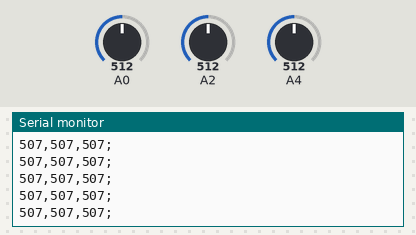
The sketch below on a simulated Arduino Uno, built with avr-gcc and run on an emulated ATmega328P. Parts: the last lines printed to the serial monitor. The inputs (shaded band) are chosen by the test bench; at power-on: A0 = 512, A2 = 512, A4 = 512.

Above: at 1.2 s.
1.3 s: A0 set to 716
At 1.8 s:
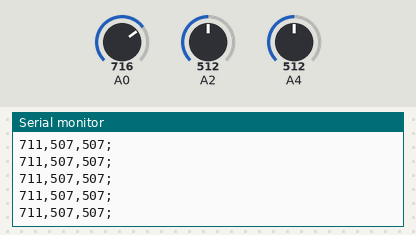
4.3 s: A2 set to 716
At 4.8 s:
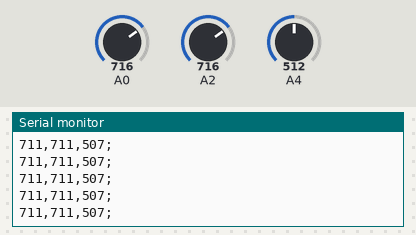
5.8 s: A4 set to 716
At 6.5 s:
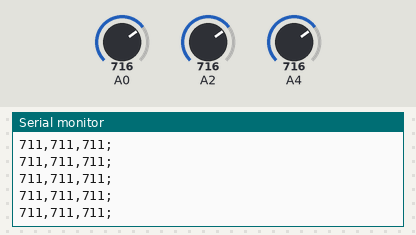
7.3 s: A0 set to 900
At 7.8 s:
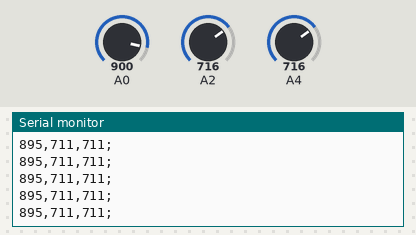
8.8 s: A2 set to 900
At 9.6 s:
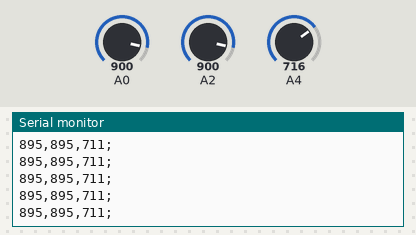
10.3 s: A4 set to 900
At 11.1 s:
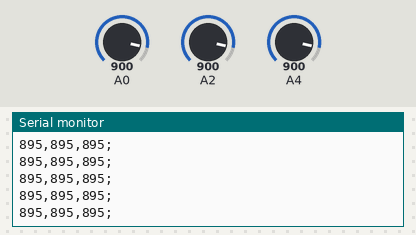
Timing chart, 0 to 12.8 s (numbered marks = the images above; inputs shaded):
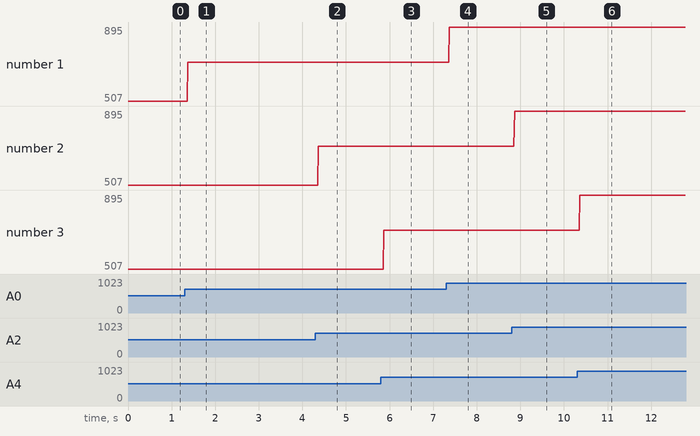

Measured:
- after the input at 1.3 s, the serial monitor: prints a new line after 0.07 s (image 1)
- after the input at 4.3 s, the serial monitor: prints a new line after 0.07 s (image 2)
- after the input at 5.8 s, the serial monitor: prints a new line after 0.07 s (image 3)
- after the input at 7.3 s, the serial monitor: prints a new line after 0.07 s (image 4)
- after the input at 8.8 s, the serial monitor: prints a new line after 0.07 s (image 5)
- after the input at 10.3 s, the serial monitor: prints a new line after 0.07 s (image 6)
- plotted number 1: 507 → 711 after the input at 1.3 s, 711 → 895 after the input at 7.3 s

The sketch:

mind_reading_from_scratch.ino
```cpp
int sensorValue;
int sensorValue_o;
int sensorValue_t;
int voltage_filter;
int prev_z;
int prev_o;
int prev_t;

bool gorl(int first, int prev) {
  if (first > prev) {
    return true;
  } else {
    return false;
  }
}

int find_frequency(int sVz, int z) {
  bool freq = gorl(sVz, z);
  return 1;
}

void setup() {
  // put your setup code here, to run once:
  Serial.begin(9600);
  prev_z = analogRead(A0);
  prev_o = analogRead(A2);
  prev_t = analogRead(A4);
}

void loop() {
  // put your main code here, to run repeatedly:
  sensorValue = analogRead(A0);
  sensorValue_o = analogRead(A2);
  sensorValue_t = analogRead(A4);
  voltage_filter = 5;
  if (sensorValue > voltage_filter) {
    sensorValue -= voltage_filter;
  }
  else {
    sensorValue = 0;
  }
  if (sensorValue_o > voltage_filter) {
    sensorValue_o -= voltage_filter;
  }
  else {
    sensorValue_o = 0;
  }
  if (sensorValue_t > voltage_filter) {
    sensorValue_t -= voltage_filter;
  }
  else {
    sensorValue_t = 0;
  }
  Serial.print(sensorValue);
  Serial.print(",");
  Serial.print(sensorValue_o);
  Serial.print(",");
  Serial.print(sensorValue_t);
  Serial.println(";");
  int freq_z = find_frequency(sensorValue, prev_z);
  int freq_o = find_frequency(sensorValue_o, prev_o);
  int freq_t = find_frequency(sensorValue_t, prev_t);
}
```
